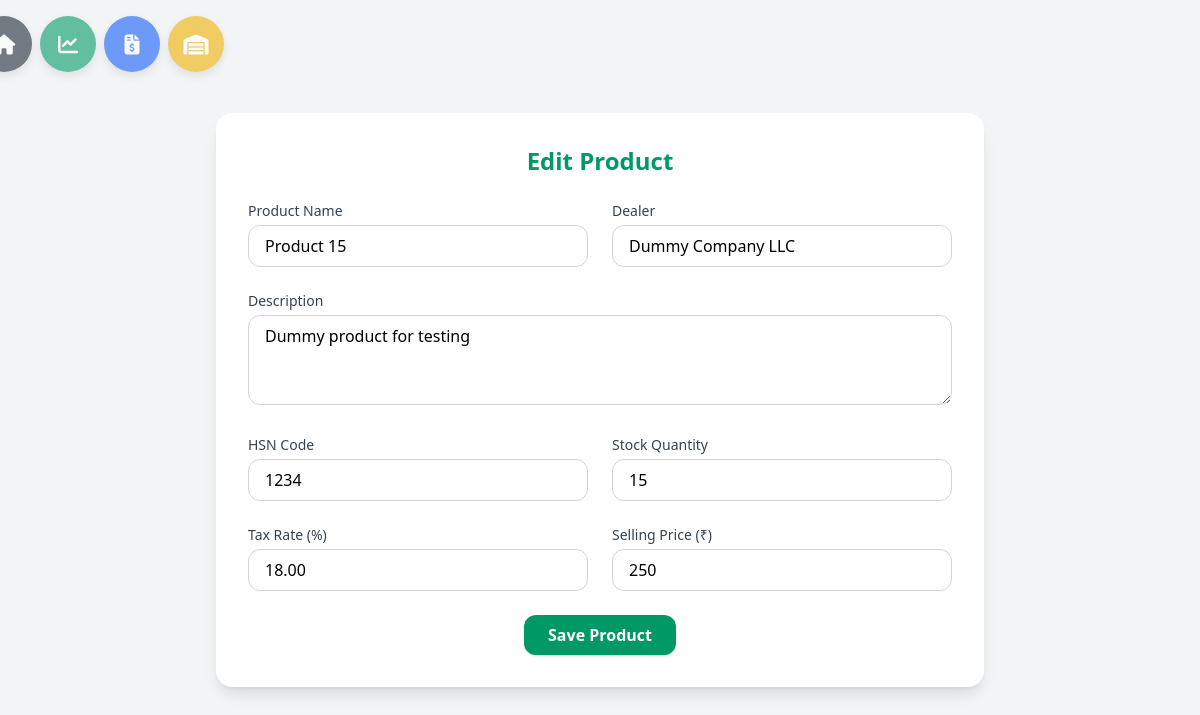
/stocks/edit/16, run on the app's committed database.
### stockMang/models.py (models this page shows, shortened)
class Product(models.Model):
    name = models.CharField(max_length=200)
    description = models.TextField(blank=True, null=True)
    hsn_code = models.CharField(max_length=8, blank=True, null=True)
    stock_quantity = models.PositiveIntegerField(default=0)
    tax_rate = models.DecimalField(max_digits=4, decimal_places=2, default=18.00)
    selling_price = models.IntegerField(default=0,blank=True)
    created_at = models.DateTimeField(auto_now_add=True)
    updated_at = models.DateTimeField(auto_now=True)
    dealer = models.CharField(max_length=200, blank=True, null=True)

### stockMang/views.py (the view)
# urls.py: path('edit/<int:id>', views.editStock, name='editStock')
def editStock(request, id):
    product = get_object_or_404(Product, id=id)  # use id
    if request.method == 'POST':
        form = ProductForm(request.POST, instance=product)
        if form.is_valid():
            form.save()
            return redirect('stockMang:stock')  # back to stock list
    else:
        form = ProductForm(instance=product)
    return render(request, 'stockMang/editStock.html', {'form': form})

### stockMang/forms.py
class ProductForm(forms.ModelForm):
    class Meta:
        model = Product
        fields = [
            'name',
            'description',
            'hsn_code',
            'stock_quantity',
            'tax_rate',
            'selling_price',
            'dealer',
        ]
        widgets = {
            'description': forms.Textarea(attrs={'rows': 3}),
        }

### stockMang/templates/stockMang/editStock.html (shortened to what this page needs)
{% extends "main/layout.html" %}
{% load widget_tweaks %}
{% block content %}
<div class="bg-gray-100 min-h-screen flex items-center justify-center">
  <div class="bg-white w-full max-w-3xl rounded-2xl shadow-lg p-8">
    <h1 class="text-2xl font-bold text-center text-emerald-600 mb-6">
      Edit Product
    </h1>
    <form method="POST" class="grid grid-cols-1 md:grid-cols-2 gap-6">
      <div>
        <label class="block text-sm font-medium text-gray-700 mb-1">Product Name</label>
        {{ form.name|add_class:"w-full border border-gray-300 rounded-xl px-4 py-2 focus:outline-none focus:ring-2 focus:ring-emerald-500" }}
      </div>
      <div>
        <label class="block text-sm font-medium text-gray-700 mb-1">Dealer</label>
        {{ form.dealer|add_class:"w-full border border-gray-300 rounded-xl px-4 py-2 focus:outline-none focus:ring-2 focus:ring-emerald-500" }}
      </div>
      <div class="md:col-span-2">
        <label class="block text-sm font-medium text-gray-700 mb-1">Description</label>
        {{ form.description|add_class:"w-full border border-gray-300 rounded-xl px-4 py-2 focus:outline-none focus:ring-2 focus:ring-emerald-500" }}
      </div>
      <div>
        <label class="block text-sm font-medium text-gray-700 mb-1">HSN Code</label>
        {{ form.hsn_code|add_class:"w-full border border-gray-300 rounded-xl px-4 py-2 focus:outline-none focus:ring-2 focus:ring-emerald-500" }}
      </div>
      <div>
        <label class="block text-sm font-medium text-gray-700 mb-1">Stock Quantity</label>
        {{ form.stock_quantity|add_class:"w-full border border-gray-300 rounded-xl px-4 py-2 focus:outline-none focus:ring-2 focus:ring-emerald-500" }}
      </div>
      <div>
        <label class="block text-sm font-medium text-gray-700 mb-1">Tax Rate (%)</label>
        {{ form.tax_rate|add_class:"w-full border border-gray-300 rounded-xl px-4 py-2 focus:outline-none focus:ring-2 focus:ring-emerald-500" }}
      </div>
      <div>
        <label class="block text-sm font-medium text-gray-700 mb-1">Selling Price (₹)</label>
        {{ form.selling_price|add_class:"w-full border border-gray-300 rounded-xl px-4 py-2 focus:outline-none focus:ring-2 focus:ring-emerald-500" }}
      </div>
      <div class="md:col-span-2 flex justify-center">
        <button type="submit" class="bg-emerald-600 text-white font-semibold px-6 py-2 rounded-xl shadow hover:bg-emerald-700 transition">
          Save Product
        </button>
      </div>
    </form>
  </div>
</div>
{% endblock %}

### data on the page
Product: name "Product 15", dealer "Dummy Company LLC", description "Dummy product for testing", hsn_code "1234", stock_quantity "15", tax_rate "18.00", selling_price "250"
